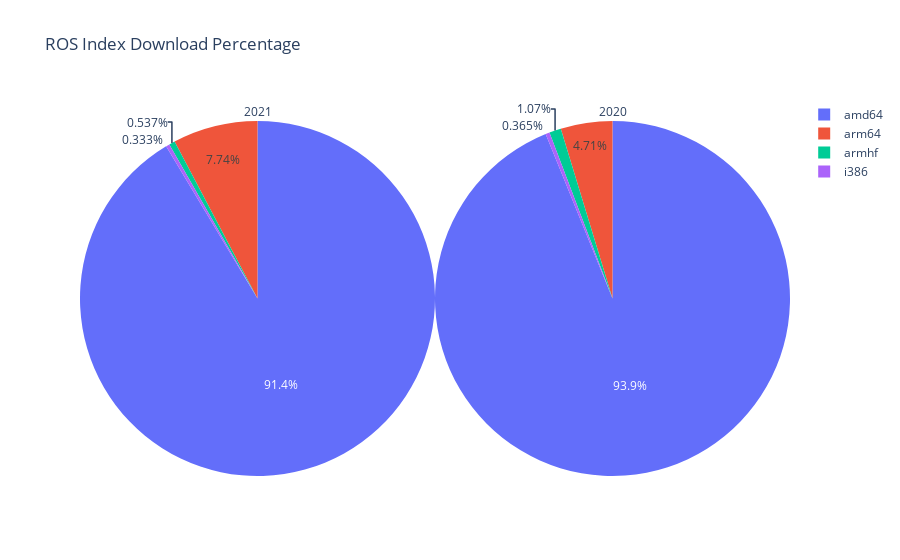

Source (notebook cell):
### Code cell
temp = arch_df[arch_os_df["2021"]>0.1]

trace1 = go.Pie(values= temp["2020"], labels = temp["name"],domain=dict(x=[0.5,1.0]),title="2020")
trace2 = go.Pie(values= temp["2021"], labels = temp["name"],domain=dict(x=[0, 0.5]),title="2021")

layout = go.Layout(title="ROS Index Download Percentage",)
data = [trace1, trace2]
fig = go.Figure(data=data, layout=layout)
fig.show()

### Figure 1 — Plotly figure (JSON) as saved in the notebook; plotly's stock layout.template omitted (floating-point values rounded to 4 significant figures)
{"data": [{"domain": {"x": [0.5, 1]}, "labels": ["i386", "amd64", "armhf", "arm64"], "title": {"text": "2020"}, "type": "pie", "values": [0.34, 87.35, 1, 4.38]}, {"domain": {"x": [0, 0.5]}, "labels": ["i386", "amd64", "armhf", "arm64"], "title": {"text": "2021"}, "type": "pie", "values": [0.31, 85.03, 0.5, 7.2]}], "layout": {"title": {"text": "ROS Index Download Percentage"}}}
